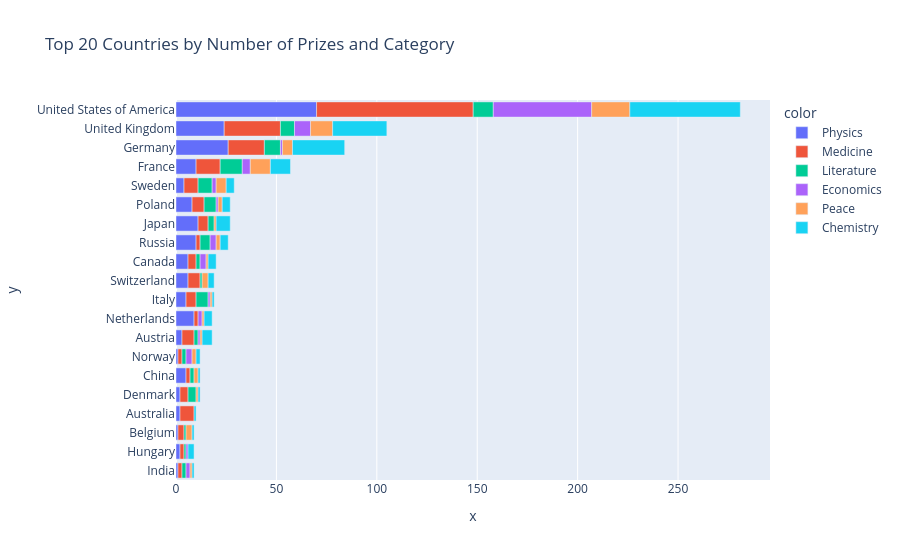

Here is the notebook cell this chart was saved with:
### Code cell
cat_cnry_bar = px.bar(x=merged_df.cat_prize, 
                      y=merged_df.birth_country_current, 
                      color=merged_df.category, 
                      orientation='h', 
                      title='Top 20 Countries by Number of Prizes and Category' 
                     )

cat_cnry_bar.show()

### Figure 1 — Plotly figure (JSON) as saved in the notebook; plotly's stock layout.template omitted (floating-point values rounded to 4 significant figures)
{"data": [{"hovertemplate": "color=Physics<br>x=%{x}<br>y=%{y}<extra></extra>", "legendgroup": "Physics", "marker": {"color": "#636efa", "pattern": {"shape": ""}}, "name": "Physics", "orientation": "h", "showlegend": true, "textposition": "auto", "type": "bar", "x": [1, 2, 1, 2, 2, 5, 1, 3, 9, 5, 6, 6, 10, 11, 8, 4, 10, 26, 24, 70], "xaxis": "x", "y": ["India", "Hungary", "Belgium", "Australia", "Denmark", "China", "Norway", "Austria", "Netherlands", "Italy", "Switzerland", "Canada", "Russia", "Japan", "Poland", "Sweden", "France", "Germany", "United Kingdom", "United States of America"], "yaxis": "y"}, {"hovertemplate": "color=Medicine<br>x=%{x}<br>y=%{y}<extra></extra>", "legendgroup": "Medicine", "marker": {"color": "#EF553B", "pattern": {"shape": ""}}, "name": "Medicine", "orientation": "h", "showlegend": true, "textposition": "auto", "type": "bar", "x": [2, 2, 3, 7, 4, 2, 2, 2, 6, 5, 6, 4, 2, 5, 6, 7, 12, 18, 28, 78], "xaxis": "x", "y": ["Hungary", "India", "Belgium", "Australia", "Denmark", "China", "Norway", "Netherlands", "Austria", "Italy", "Switzerland", "Canada", "Russia", "Japan", "Poland", "Sweden", "France", "Germany", "United Kingdom", "United States of America"], "yaxis": "y"}, {"hovertemplate": "color=Literature<br>x=%{x}<br>y=%{y}<extra></extra>", "legendgroup": "Literature", "marker": {"color": "#00cc96", "pattern": {"shape": ""}}, "name": "Literature", "orientation": "h", "showlegend": true, "textposition": "auto", "type": "bar", "x": [2, 1, 1, 4, 2, 2, 2, 1, 6, 2, 5, 6, 3, 7, 11, 8, 7, 10], "xaxis": "x", "y": ["India", "Belgium", "Hungary", "Denmark", "Norway", "China", "Austria", "Switzerland", "Italy", "Canada", "Russia", "Poland", "Japan", "Sweden", "France", "Germany", "United Kingdom", "United States of America"], "yaxis": "y"}, {"hovertemplate": "color=Economics<br>x=%{x}<br>y=%{y}<extra></extra>", "legendgroup": "Economics", "marker": {"color": "#ab63fa", "pattern": {"shape": ""}}, "name": "Economics", "orientation": "h", "showlegend": true, "textposition": "auto", "type": "bar", "x": [2, 1, 3, 2, 1, 1, 3, 3, 1, 2, 4, 1, 8, 49], "xaxis": "x", "y": ["India", "Hungary", "Norway", "Netherlands", "Austria", "Italy", "Canada", "Russia", "Poland", "Sweden", "France", "Germany", "United Kingdom", "United States of America"], "yaxis": "y"}, {"hovertemplate": "color=Peace<br>x=%{x}<br>y=%{y}<extra></extra>", "legendgroup": "Peace", "marker": {"color": "#FFA15A", "pattern": {"shape": ""}}, "name": "Peace", "orientation": "h", "showlegend": true, "textposition": "auto", "type": "bar", "x": [3, 1, 2, 2, 1, 1, 1, 1, 3, 1, 2, 1, 2, 5, 10, 5, 11, 19], "xaxis": "x", "y": ["Belgium", "India", "Norway", "China", "Denmark", "Austria", "Netherlands", "Italy", "Switzerland", "Canada", "Russia", "Japan", "Poland", "Sweden", "France", "Germany", "United Kingdom", "United States of America"], "yaxis": "y"}, {"hovertemplate": "color=Chemistry<br>x=%{x}<br>y=%{y}<extra></extra>", "legendgroup": "Chemistry", "marker": {"color": "#19d3f3", "pattern": {"shape": ""}}, "name": "Chemistry", "orientation": "h", "showlegend": true, "textposition": "auto", "type": "bar", "x": [3, 1, 1, 1, 2, 1, 1, 4, 5, 1, 3, 4, 4, 7, 4, 4, 10, 26, 27, 55], "xaxis": "x", "y": ["Hungary", "Belgium", "India", "Australia", "Norway", "Denmark", "China", "Netherlands", "Austria", "Italy", "Switzerland", "Canada", "Russia", "Japan", "Poland", "Sweden", "France", "Germany", "United Kingdom", "United States of America"], "yaxis": "y"}], "layout": {"autosize": true, "barmode": "relative", "legend": {"title": {"text": "color"}, "tracegroupgap": 0}, "title": {"text": "Top 20 Countries by Number of Prizes and Category"}, "xaxis": {"anchor": "y", "autorange": true, "domain": [0, 1], "range": [0, 295.8], "title": {"text": "x"}, "type": "linear"}, "yaxis": {"anchor": "x", "autorange": true, "domain": [0, 1], "range": [-0.5, 19.5], "title": {"text": "y"}, "type": "category"}}}
